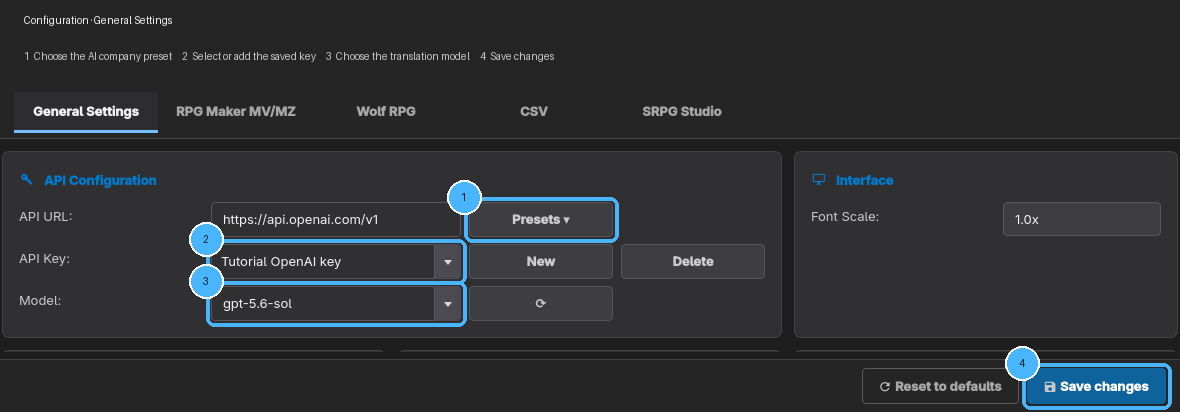
#> input picture data/help/images/configuration-api.png, 1180 x 412 px; its folder holds only this picture in this run
$ python -i lens.py   (imports and definitions only)
#> lines starting #> are read from the running program, lines starting #| are printed output that depends on the picture
### util/imagetools/ocr/__init__.py
"""Pluggable OCR backends.

An engine takes an image and returns the text it can find, already grouped:
paragraph *blocks*, the *lines* inside them, and the individual *words*. All
three levels come from one reading because each is needed somewhere:

  * blocks   - the unit that gets translated, so a paragraph reads as a
               paragraph instead of line by line
  * lines    - what a block splits back into when the grouping is wrong
  * words    - a glyph-tight erase mask, instead of blanking the whole box and
               taking the artwork with it

Engines are registered by name and resolved lazily, because the good one
(Google Lens) talks to an unofficial endpoint that can rate-limit or break, and
the fallback (RapidOCR) is an optional dependency that may not be installed.
Neither may be assumed present: ``available()`` answers without raising and
``engine_status()`` explains why not.

No PyQt in here. This runs on a worker thread and in tests.
"""

from __future__ import annotations

import math
from dataclasses import dataclass, field
from typing import Callable, Iterable, Iterator, Protocol

import numpy as np

from util.imagetools.geometry import Box

# Text smaller than this is below the size anything can render legibly, and is
# almost always a detector artefact - a stray mark, a panel edge, an icon's
# highlight. Lens returns a 14x2 block containing "-" on one of the test images.
MIN_SPAN = 8
MIN_THICKNESS = 5


class OcrUnavailable(RuntimeError):
    """The engine cannot run - not installed, no network, endpoint refused."""


def probe_import(module: str, install_hint: str) -> tuple[bool, str]:
    """``(importable, explanation)`` for an optional dependency.

    Reports the *actual* failure rather than assuming the package is missing.
    Guessing "not installed" sends someone to reinstall a package that is
    already there when the real cause is a version clash or a missing DLL,
    which is a dead end.

    ``invalidate_caches`` matters more than it looks: pip-installing while
    DazedTL is open leaves the interpreter's cached listing of site-packages
    stale, so a freshly installed engine reads as missing until a restart.
    """
    import importlib

    importlib.invalidate_caches()
    try:
        importlib.import_module(module)
    except ModuleNotFoundError as exc:
        if exc.name and exc.name.split(".")[0] != module.split(".")[0]:
            return False, f"needs {exc.name}, which is missing ({install_hint})"
        return False, f"not installed - {install_hint}"
    except Exception as exc:
        return False, f"installed but unusable: {type(exc).__name__}: {exc}"
    return True, "ready"


@dataclass
class Word:
    text: str
    box: Box
    angle: float = 0.0

    def to_dict(self) -> dict:
        return {"text": self.text, "box": self.box.as_xywh(), "angle": round(self.angle, 2)}

    # [4 lines left out: function from_dict, not called in this run]


@dataclass
class Line:
    text: str
    box: Box
    angle: float = 0.0

    def to_dict(self) -> dict:
        return {"text": self.text, "box": self.box.as_xywh(), "angle": round(self.angle, 2)}

    # [4 lines left out: function from_dict, not called in this run]


@dataclass
class Block:
    """A paragraph as the engine grouped it. ``text`` keeps the line breaks."""

    text: str
    box: Box
    angle: float = 0.0
    lines: list[Line] = field(default_factory=list)

    # [21 lines left out: functions vertical, to_dict, from_dict, not called in this run]


@dataclass
class Reading:
    blocks: list[Block] = field(default_factory=list)
    words: list[Word] = field(default_factory=list)
    engine: str = ""

    # [14 lines left out: functions to_dict, from_dict, not called in this run]


class OcrEngine(Protocol):
    name: str

    def available(self) -> bool: ...
    def status(self) -> str: ...
    def read(self, array: np.ndarray) -> Reading: ...


# [27 lines left out: functions rotated_box, worth_keeping, not called in this run]


# --------------------------------------------------------------------------
# registry

_FACTORIES: dict[str, Callable[[], OcrEngine]] = {}
_ORDER: list[str] = []


# [4 lines left out: function register, not called in this run]


def engine_names() -> list[str]:
    return list(_ORDER)


# [29 lines left out: functions get_engine, engine_status, not called in this run]


_loaded = False


# [34 lines left out: functions _load_builtin, read_many, not called in this run]

### util/imagetools/ocr/lens.py
"""Google Lens, via ``chrome-lens-py``.

Measured against ``mistral-ocr-latest`` on nine hand-transcribed regions from
the two images that had failed every previous attempt:

    mistral-ocr 1x crop   59.0%   2/9 exact
    mistral-ocr 2x crop   92.6%   5/9 exact
    Lens        1x        98.3%   6/9 exact
    Lens        2x        99.3%   7/9 exact

and, run on a whole image rather than a crop, it found 12/12 lines on the
hardest one with pixel-tight boxes, no misses and no false positives. It is
also the only engine here that reports rotation, which is what makes the
vertical UI strips work.

It is an *unofficial* endpoint using the API key Chromium embeds, so it needs
no account - and can rate-limit or break without notice. That is precisely why
``ocr`` is a registry rather than a single import.
"""

from __future__ import annotations

import asyncio
import os

import numpy as np
from PIL import Image

from util.imagetools.geometry import Box
from util.imagetools.ocr import (
    Block,
    Line,
    OcrUnavailable,
    Reading,
    Word,
    probe_import,
    register,
    rotated_box,
    worth_keeping,
)

NAME = "lens"

# chrome-lens-py thumbnails anything larger before it goes out, so there is no
# point sending more than this - but there IS a point filling it: a 324x80
# strip has room to go up 4x, and small type reads better with the pixels.
MAX_DIMENSION = 1500


def _language() -> str | None:
    value = os.getenv("IMGTL_OCR_LANG", "ja").strip()
    return value or None


def _flatten(array: np.ndarray) -> Image.Image:
    """RGBA/BGRA ndarray -> an opaque RGB image on white.

    Transparent game assets are the norm, and what sits behind alpha=0 is
    undefined garbage. Compositing onto white first is what stopped the
    transparent test images reading as blank.
    """
    if array.ndim == 2:
        return Image.fromarray(array).convert("RGB")
    if array.shape[2] == 3:
        return Image.fromarray(array[:, :, :3]).convert("RGB")
    rgb = array[:, :, :3].astype(np.float32)
    alpha = (array[:, :, 3].astype(np.float32) / 255.0)[:, :, None]
    flat = rgb * alpha + 255.0 * (1.0 - alpha)
    return Image.fromarray(flat.astype(np.uint8), mode="RGB")


def _upscale(image: Image.Image) -> Image.Image:
    """Fill the endpoint's size budget with an integer factor.

    Integer only: fractional Lanczos resamples measurably hurt OCR - 2.5x and
    1.8x scored *worse than 1x* on the Mistral runs, one of them collapsing
    into a repetition loop.
    """
    longest = max(image.width, image.height)
    if longest <= 0:
        return image
    factor = int(MAX_DIMENSION // longest)
    if factor < 2:
        return image
    return image.resize((image.width * factor, image.height * factor), Image.LANCZOS)


INSTALL_HINT = "pip install chrome-lens-py"


class LensEngine:
    name = NAME

    def available(self) -> bool:
        return probe_import("chrome_lens_py", INSTALL_HINT)[0]

    # [5 lines left out: function status, not called in this run]

    def read(self, array: np.ndarray) -> Reading:
        if not self.available():
            raise OcrUnavailable(self.status())
        height, width = array.shape[:2]
        image = _upscale(_flatten(array))
        payload = _run(image)
        return _convert(payload, width, height)


def _run(image: Image.Image) -> dict:
    from chrome_lens_py import LensAPI

    async def go() -> dict:
        api = LensAPI(max_concurrent=1)
        # A PIL image is accepted directly - no temp file, which also sidesteps
        # the non-ASCII path handling that bites on Windows.
        return await api.process_image(
            image, ocr_language=_language(), output_format="blocks"
        )

    try:
        loop = asyncio.get_running_loop()
    except RuntimeError:
        loop = None
    if loop is not None:
        raise OcrUnavailable(
            "Lens OCR cannot run inside a running event loop; call it from a worker thread."
        )
    try:
        return asyncio.run(go())
    except Exception as exc:
        raise OcrUnavailable(f"Google Lens request failed: {exc}") from exc


# [123 lines left out: functions _geometry, _convert, _lines_from_words, _estimate_lines, not called in this run]


# [1 line not run here, left out]

>>> import cv2
>>> picture = cv2.imread('../../../data/help/images/configuration-api.png', cv2.IMREAD_GRAYSCALE)
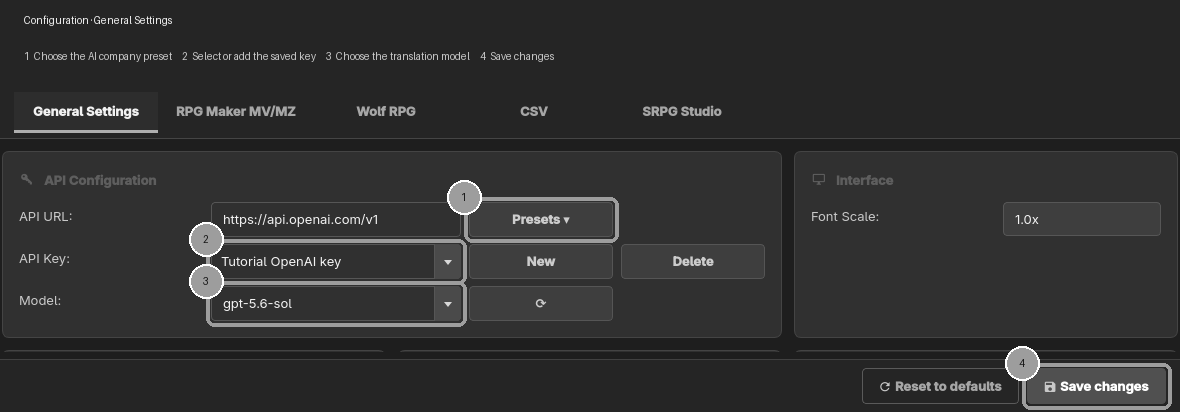
#> picture: shape (412, 1180); min 23, max 255, mean 48.2
>>> result = LensEngine().read(picture)
#> in _upscale, `longest = max(image.width, image.height)`: longest = 1180
#> in _upscale, `factor = int(MAX_DIMENSION // longest)`: factor = 1
#> (the run stopped early here; a loop or call above may not have finished)

$ run again, on data/help/images/workflow-export.png
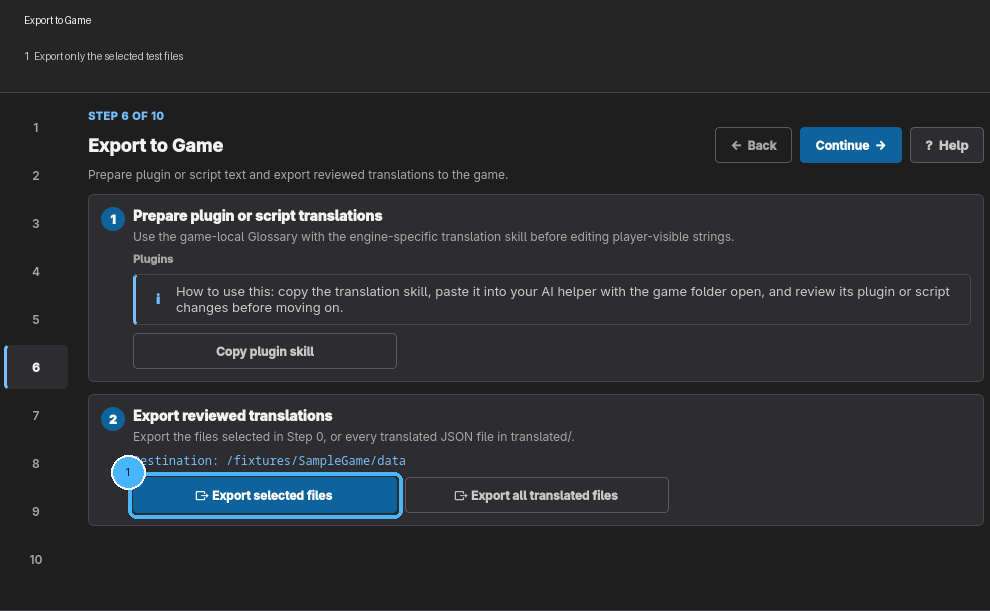
#> input picture data/help/images/workflow-export.png, 990 x 611 px
#> `picture = cv2.imread('../../../data/help/images/configuration-api.png'..`:
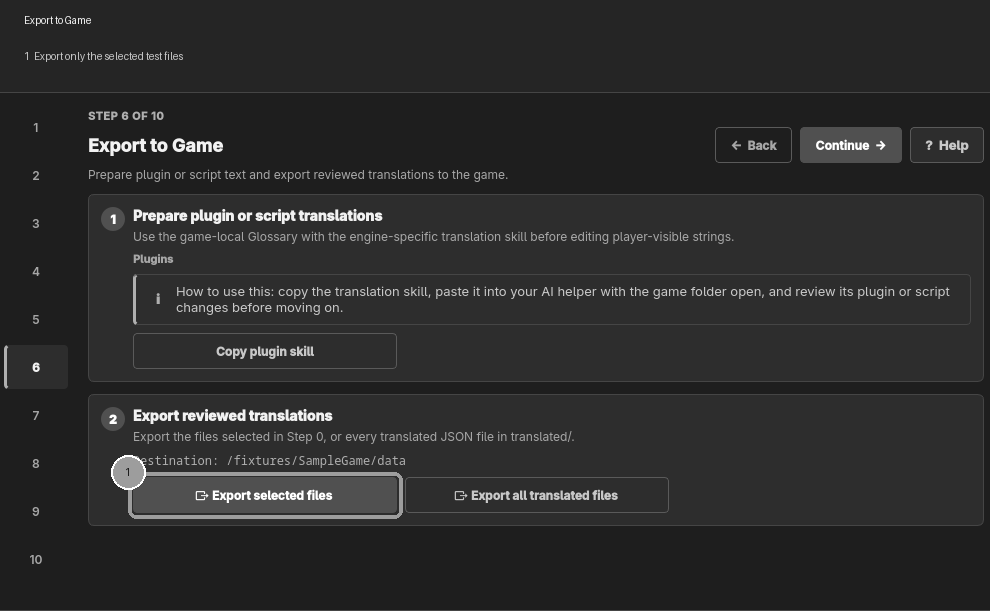
#> picture: shape (611, 990); min 29, max 255, mean 44.2
#> longest = 990
#> factor = 1

$ run again, on data/help/images/workflow-project.png
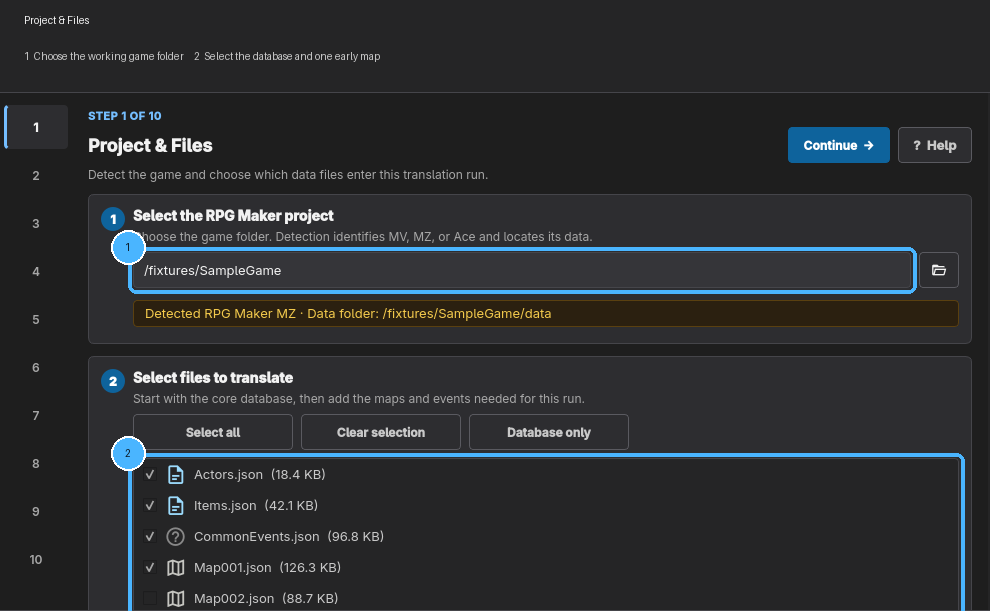
#> input picture data/help/images/workflow-project.png, 990 x 611 px
#> `picture = cv2.imread('../../../data/help/images/configuration-api.png'..`:
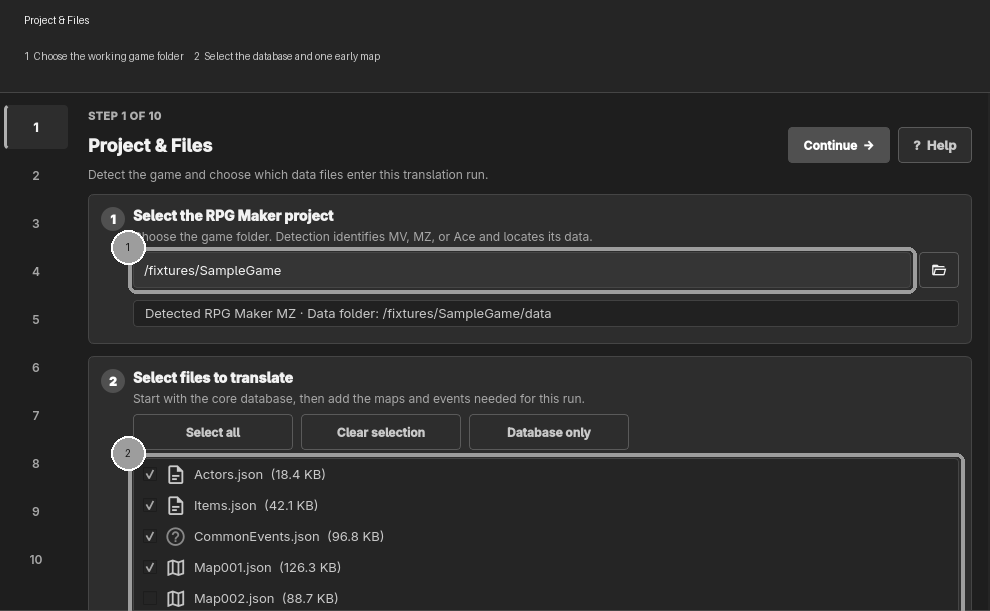
#> picture: shape (611, 990); min 27, max 255, mean 45.4
#> longest = 990
#> factor = 1

$ run again, on data/help/images/workflow-rewrap.png
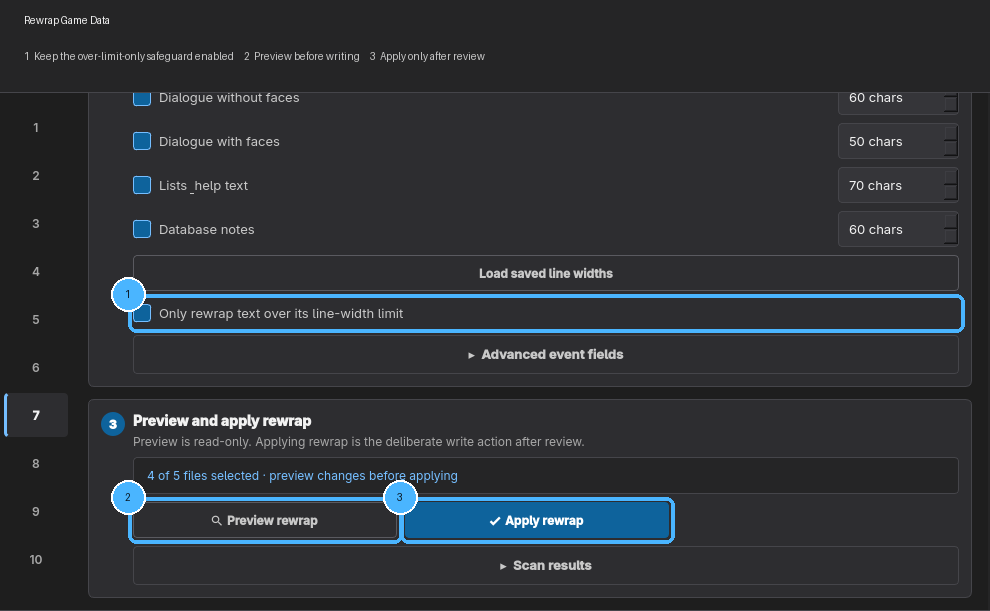
#> input picture data/help/images/workflow-rewrap.png, 990 x 611 px
#> `picture = cv2.imread('../../../data/help/images/configuration-api.png'..`:
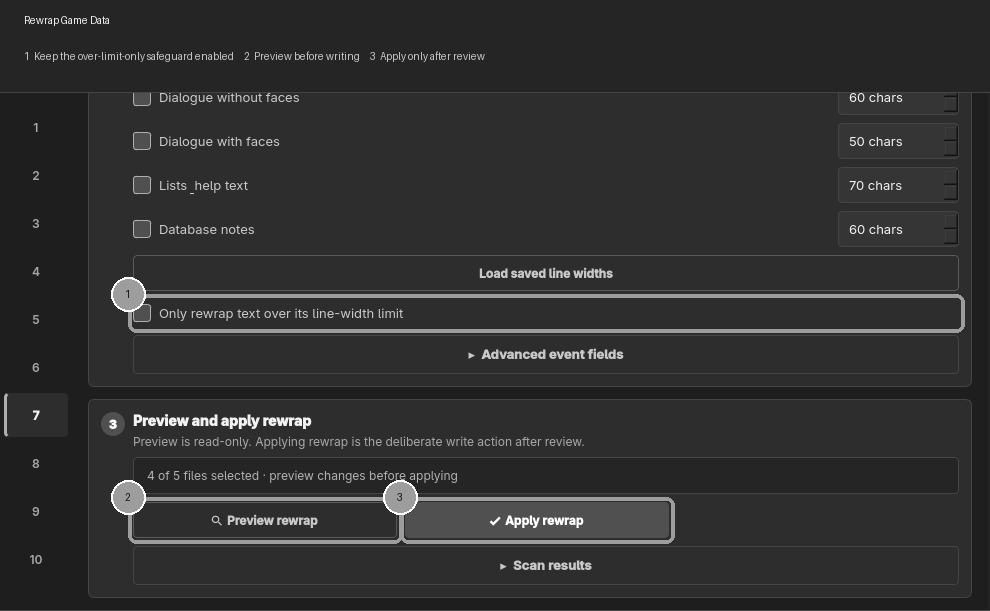
#> picture: shape (611, 990); min 18, max 255, mean 48.4
#> longest = 990
#> factor = 1
